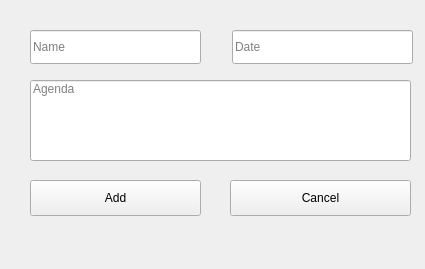
<?xml version="1.0" encoding="UTF-8"?>
<ui version="4.0">
 <class>MainWindow</class>
 <widget class="QMainWindow" name="MainWindow">
  <property name="geometry">
   <rect>
    <x>0</x>
    <y>0</y>
    <width>425</width>
    <height>269</height>
   </rect>
  </property>
  <property name="windowTitle">
   <string>MainWindow</string>
  </property>
  <widget class="QWidget" name="central_widget">
   <widget class="QLineEdit" name="name_input">
    <property name="geometry">
     <rect>
      <x>30</x>
      <y>30</y>
      <width>171</width>
      <height>34</height>
     </rect>
    </property>
    <property name="placeholderText">
     <string>Name</string>
    </property>
   </widget>
   <widget class="QLineEdit" name="date_input">
    <property name="geometry">
     <rect>
      <x>232</x>
      <y>30</y>
      <width>181</width>
      <height>34</height>
     </rect>
    </property>
    <property name="text">
     <string/>
    </property>
    <property name="placeholderText">
     <string>Date</string>
    </property>
   </widget>
   <widget class="QLineEdit" name="agenda_input">
    <property name="geometry">
     <rect>
      <x>30</x>
      <y>80</y>
      <width>381</width>
      <height>81</height>
     </rect>
    </property>
    <property name="text">
     <string/>
    </property>
    <property name="alignment">
     <set>Qt::AlignLeading|Qt::AlignLeft|Qt::AlignTop</set>
    </property>
    <property name="placeholderText">
     <string>Agenda</string>
    </property>
   </widget>
   <widget class="QPushButton" name="add_button">
    <property name="geometry">
     <rect>
      <x>30</x>
      <y>180</y>
      <width>171</width>
      <height>36</height>
     </rect>
    </property>
    <property name="text">
     <string>Add</string>
    </property>
   </widget>
   <widget class="QPushButton" name="cancel_button">
    <property name="geometry">
     <rect>
      <x>230</x>
      <y>180</y>
      <width>181</width>
      <height>36</height>
     </rect>
    </property>
    <property name="text">
     <string>Cancel</string>
    </property>
   </widget>
  </widget>
 </widget>
 <resources/>
 <connections/>
</ui>
